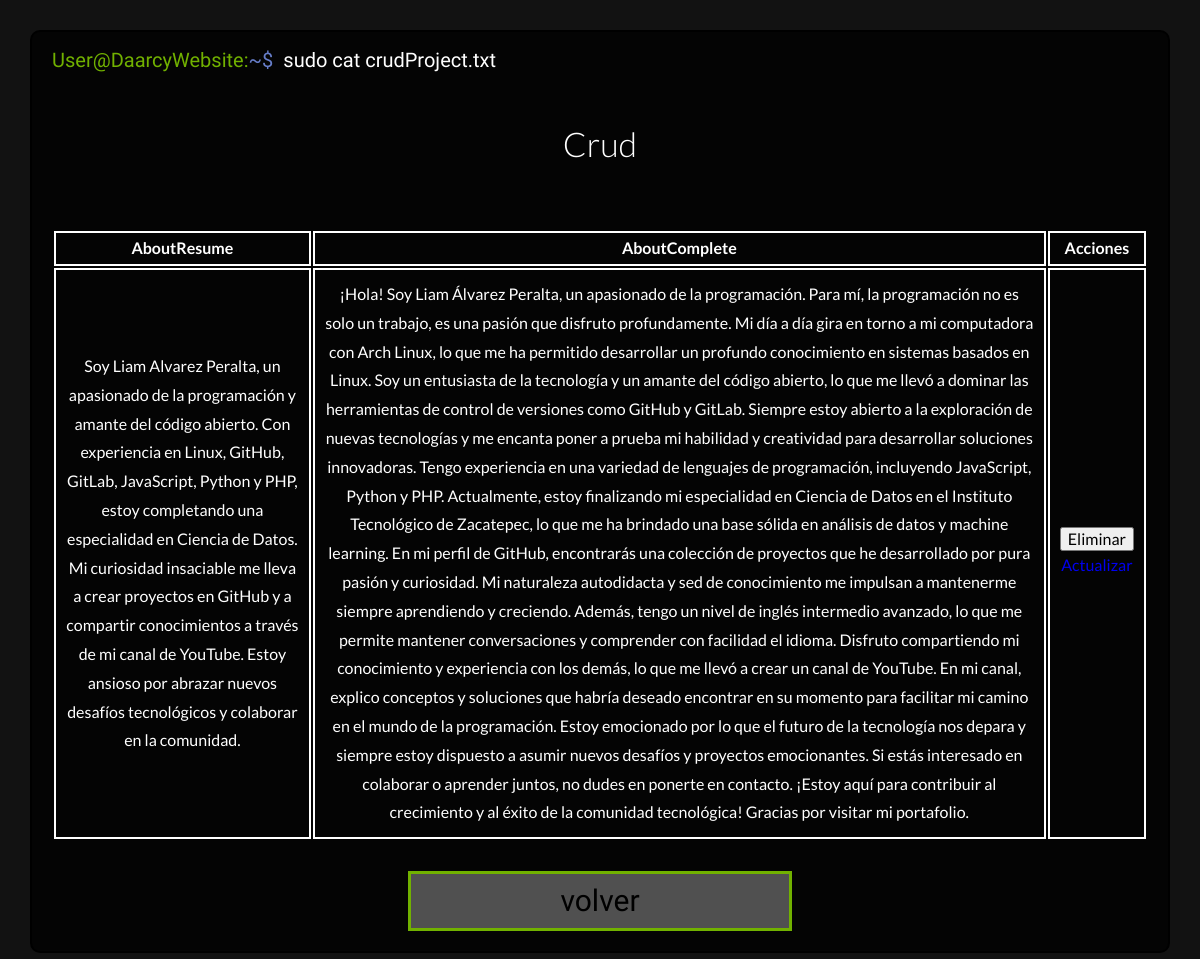
The app's page /DaarcyDevAdmin/Crud/About (signed in) with its own data.
### tasks/models.py (models this page shows, shortened)
class About(models.Model):
    aboutResume = models.CharField(max_length=500)
    aboutComplete = models.TextField()
    aboutImages = models.ImageField(upload_to='about_images/', blank=True, null=True)

### tasks/views.py (the view)
# urls.py: path("DaarcyDevAdmin/Crud/About",views.crudAbout, name="crudAbout"),
@login_required
def crudAbout(request):
    about = About.objects.all()
    return render ( request, 'aboutCrud.html', {
        "abouts":about,
    })

### tasks/templates/aboutCrud.html (shortened to what this page needs)
{% extends 'base.html' %} {% load static %} {% block content %}
<body class="bodyAdmin">
      <div class="terminalContent projects">
        <div class="comandLine">
          <h3 class="user">
            User@DaarcyWebsite:<span class="simbols">~$ </span
            ><span class="comand animationComand">sudo cat crudProject.txt</span>
          </h3>
        </div>
        <div class="text animationText">
            <div class="options">
                <h2>Crud</h2>
              <div class="details">
                <div class="websiteInfo">
                  <table class="propiedades">
                    <thead>
                        <tr>
                            <th>AboutResume</th>
                            <th>AboutComplete</th>
                            <th>Acciones</th>
                        </tr>
                    </thead>
                    <tbody>
                        {% for about in abouts %}
                        <tr>
                            <td>{{ about.aboutResume }}</td>
                            <td>{{ about.aboutComplete }}</td>
                            <td>
                                <form method="POST" action="{% url 'crudAboutDelete' about.id %}" class="w-100">
                                    <input type="submit" class="boton-rojo-block" value="Eliminar">
                                </form>
                                <a href="{% url 'crudAboutUpdate' about.id %}" class="boton-amarillo-block">Actualizar</a>
                            </td>
                        </tr>
                        {% endfor %}
                    </tbody>
                </table>
                </div>
              </div>
              <div class="buttonsOption">
                <a href="{% url 'crud' %}">volver</a>
              </div>
            </div>
          </div>
        </div>
</body>
{% endblock content %}

### tasks/static/styles/app.css (style rules this page uses)
html { -webkit-text-size-adjust:100%;line-height:1.15 }
body { margin:0 }
a { background-color:transparent }
button,input,optgroup,select,textarea { font-family:inherit;font-size:100%;line-height:1.15;margin:0 }
button,input { overflow:visible }
[type=button],[type=reset],[type=submit],button { -webkit-appearance:button }
html { box-sizing:border-box;font-size:62.5% }
*,:after,:before { box-sizing:inherit }
body { background-color:#121212;font-family:Lato,sans-serif;font-size:1.6rem;line-height:1.8 }
a { text-decoration:none }
h1,h2,h3 { font-family:Lato,sans-serif;font-weight:300;margin:2.5rem 0;text-align:center }
h2 { font-size:3.4rem }
h3 { font-size:3rem }
html { scroll-behavior:smooth }
.comandLine { padding:0 1rem }
.comandLine h3 { color:#fff;display:flex;flex-wrap:wrap;font-family:Chakra Petch,sans-serif;font-size:2rem;font-weight:500;margin:0 }
.comandLine .user { color:#71b100 }
.comandLine .comand { animation-fill-mode:forwards;color:#fff;display:flex;margin:0 1rem;overflow:hidden;white-space:nowrap;width:22rem }
.comandLine .simbols { color:#677eca }
.comandLine .animationComand { animation:typing 1.5s steps(22),blink .5s step-end infinite alternate }
.text { padding:1rem }
.animationText { animation:showDiv 1.5s steps(1) }
.datascience,.details,.websites { display:none }
.bodyAdmin .terminalContent { background:rgba(0,0,0,.8);border:2px solid #000;border-radius:1rem;height:100%;margin:3rem auto;width:95% }
.bodyAdmin .terminalContent .text { height:90% }
.bodyAdmin .terminalContent .text .options { align-items:center;display:flex;flex-direction:column;height:70%;justify-content:center }
.bodyAdmin .terminalContent .text .options h2 { color:#fff }
.bodyAdmin .terminalContent .text .options .buttonsOption { align-items:center;display:flex;flex-wrap:wrap;gap:3rem;justify-content:center;width:100% }
.bodyAdmin .terminalContent .text .options .buttonsOption a { background:hsla(0,0%,100%,.3);border:3px solid #71b100;color:#000;font-family:Chakra Petch,sans-serif;font-size:3rem;text-align:center;width:35% }
.bodyAdmin .projects { display:block;padding:1rem }
.bodyAdmin .projects .options { height:100%!important;justify-content:flex-start!important }
.bodyAdmin .projects .options .details { display:flex!important }
.bodyAdmin .projects .options .details .websiteInfo { display:block;margin:3rem 0 }
.bodyAdmin .projects .options .details .websiteInfo thead tr th { border:2px solid #fff;color:#fff }
.bodyAdmin .projects .options .details .websiteInfo tbody tr td { border:2px solid #fff;color:#fff;padding:1rem;text-align:center }
.bodyAdmin .projects .options form { color:#fff;display:flex;flex-direction:column;width:100%!important }

### records on screen
About: aboutResume "Soy Liam Alvarez Peralta, un apasionado de la programación y amante del código abierto. Con experiencia en Linux, GitHub, GitLab, JavaScript, Python y PHP, estoy completando una especialidad en Ciencia de Datos. Mi curiosidad insaciable me lleva a crear proyectos en GitHub y a compartir conocimientos a través de mi canal de YouTube. Estoy ansioso por abrazar nuevos desafíos tecnológicos y colaborar en la comunidad.", aboutComplete "¡Hola! Soy Liam Álvarez Peralta, un apasionado de la programación. Para mí, la programación no es solo un trabajo, es una pasión que disfruto profundamente. Mi día a día gira en torno a mi computadora con Arch Linux, lo que me ha permitido desarrollar un profundo conocimiento en sistemas basados en Linux. Soy un entusiasta de la tecnología y un amante del código abierto, lo que me llevó a dominar las herramientas de control de versiones como GitHub y GitLab. Siempre estoy abierto a la exploración de nuevas tecnologías y me encanta poner a prueba mi habilidad y creatividad para desarrollar soluciones innovadoras. Tengo experiencia en una variedad de lenguajes de programación, incluyendo…"
